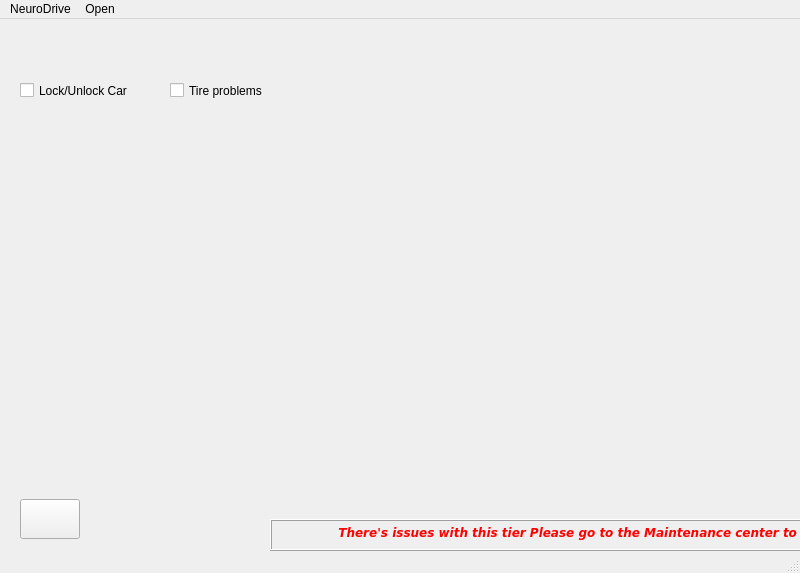
<?xml version="1.0" encoding="UTF-8"?>
<ui version="4.0">
 <class>Entertainmentscreen</class>
 <widget class="QMainWindow" name="Entertainmentscreen">
  <property name="geometry">
   <rect>
    <x>0</x>
    <y>0</y>
    <width>800</width>
    <height>573</height>
   </rect>
  </property>
  <property name="maximumSize">
   <size>
    <width>800</width>
    <height>600</height>
   </size>
  </property>
  <property name="mouseTracking">
   <bool>false</bool>
  </property>
  <property name="windowTitle">
   <string>Entertainmentscreen</string>
  </property>
  <property name="autoFillBackground">
   <bool>true</bool>
  </property>
  <widget class="QWidget" name="centralwidget">
   <widget class="QStackedWidget" name="entertainmentScreenSwitch">
    <property name="geometry">
     <rect>
      <x>0</x>
      <y>0</y>
      <width>1024</width>
      <height>600</height>
     </rect>
    </property>
    <property name="autoFillBackground">
     <bool>false</bool>
    </property>
    <property name="currentIndex">
     <number>4</number>
    </property>
    <widget class="QWidget" name="startPage">
     <widget class="QPushButton" name="startButton">
      <property name="geometry">
       <rect>
        <x>410</x>
        <y>198</y>
        <width>196</width>
        <height>196</height>
       </rect>
      </property>
      <property name="acceptDrops">
       <bool>true</bool>
      </property>
      <property name="autoFillBackground">
       <bool>false</bool>
      </property>
      <property name="styleSheet">
       <string notr="true">QPushButton {
    color: rgb(255, 255, 255);
    border: none;
    padding: 8px;
}

QPushButton:pressed {
    background-color: rgba(255, 255, 255, 25);
}

QPushButton:disabled {
    color: rgba(255, 255, 255, 128);
}

QPushButton:!flat {
    background-color: rgba(255, 255, 255, 31);
}

QPushButton:!flat:checked {
    color: rgb(0, 0, 0);
    background-color: palette(base);
}

QPushButton:!flat:disabled {
    background-color: rgba(255, 255, 255, 13);
}</string>
      </property>
      <property name="text">
       <string/>
      </property>
     </widget>
     <widget class="QPushButton" name="darkLightMode">
      <property name="geometry">
       <rect>
        <x>870</x>
        <y>100</y>
        <width>60</width>
        <height>25</height>
       </rect>
      </property>
      <property name="autoFillBackground">
       <bool>false</bool>
      </property>
      <property name="styleSheet">
       <string notr="true">QPushButton{
	border:none;
}</string>
      </property>
      <property name="text">
       <string/>
      </property>
     </widget>
     <widget class="QLabel" name="dateText">
      <property name="geometry">
       <rect>
        <x>750</x>
        <y>30</y>
        <width>150</width>
        <height>20</height>
       </rect>
      </property>
      <property name="text">
       <string/>
      </property>
     </widget>
     <widget class="QLabel" name="timeText">
      <property name="geometry">
       <rect>
        <x>900</x>
        <y>30</y>
        <width>80</width>
        <height>17</height>
       </rect>
      </property>
      <property name="text">
       <string/>
      </property>
     </widget>
    </widget>
    <widget class="QWidget" name="homePage">
     <widget class="QPushButton" name="settingsButton">
      <property name="geometry">
       <rect>
        <x>100</x>
        <y>300</y>
        <width>100</width>
        <height>100</height>
       </rect>
      </property>
      <property name="styleSheet">
       <string notr="true">QPushButton{
border:none;
}</string>
      </property>
      <property name="text">
       <string/>
      </property>
     </widget>
     <widget class="QPushButton" name="mp3Button">
      <property name="geometry">
       <rect>
        <x>300</x>
        <y>100</y>
        <width>100</width>
        <height>100</height>
       </rect>
      </property>
      <property name="styleSheet">
       <string notr="true">QPushButton{
border:none;
}</string>
      </property>
      <property name="text">
       <string/>
      </property>
     </widget>
     <widget class="QPushButton" name="mp4Button">
      <property name="geometry">
       <rect>
        <x>100</x>
        <y>100</y>
        <width>100</width>
        <height>100</height>
       </rect>
      </property>
      <property name="styleSheet">
       <string notr="true">QPushButton{
border:none;
}</string>
      </property>
      <property name="text">
       <string/>
      </property>
     </widget>
     <widget class="QPushButton" name="bluetoothButton">
      <property name="geometry">
       <rect>
        <x>300</x>
        <y>300</y>
        <width>100</width>
        <height>100</height>
       </rect>
      </property>
      <property name="styleSheet">
       <string notr="true">QPushButton{
border:none;
}</string>
      </property>
      <property name="text">
       <string/>
      </property>
     </widget>
     <widget class="QPushButton" name="carDiagnosticsButton">
      <property name="geometry">
       <rect>
        <x>500</x>
        <y>100</y>
        <width>100</width>
        <height>100</height>
       </rect>
      </property>
      <property name="styleSheet">
       <string notr="true">QPushButton{
border:none;
}</string>
      </property>
      <property name="text">
       <string/>
      </property>
     </widget>
    </widget>
    <widget class="QWidget" name="musicPage">
     <widget class="QPushButton" name="musicIconmp3">
      <property name="geometry">
       <rect>
        <x>20</x>
        <y>40</y>
        <width>80</width>
        <height>40</height>
       </rect>
      </property>
      <property name="styleSheet">
       <string notr="true">QPushButton{
border:none;
}</string>
      </property>
      <property name="text">
       <string/>
      </property>
     </widget>
     <widget class="QPushButton" name="homeButtonmp3">
      <property name="geometry">
       <rect>
        <x>462</x>
        <y>480</y>
        <width>100</width>
        <height>50</height>
       </rect>
      </property>
      <property name="autoFillBackground">
       <bool>false</bool>
      </property>
      <property name="styleSheet">
       <string notr="true">QPushButton{
border:none;
outline: none;
}</string>
      </property>
      <property name="text">
       <string/>
      </property>
     </widget>
     <widget class="QPushButton" name="pausecontinueButton">
      <property name="geometry">
       <rect>
        <x>492</x>
        <y>400</y>
        <width>41</width>
        <height>40</height>
       </rect>
      </property>
      <property name="styleSheet">
       <string notr="true">QPushButton{
border:none;
outline: none;
}</string>
      </property>
      <property name="text">
       <string/>
      </property>
     </widget>
     <widget class="QPushButton" name="forwardButton">
      <property name="geometry">
       <rect>
        <x>532</x>
        <y>400</y>
        <width>40</width>
        <height>40</height>
       </rect>
      </property>
      <property name="styleSheet">
       <string notr="true">QPushButton{
border:none;
outline: none;
}</string>
      </property>
      <property name="text">
       <string/>
      </property>
     </widget>
     <widget class="QPushButton" name="backwardButton">
      <property name="geometry">
       <rect>
        <x>452</x>
        <y>400</y>
        <width>40</width>
        <height>40</height>
       </rect>
      </property>
      <property name="styleSheet">
       <string notr="true">QPushButton{
border:none;
outline: none;
}</string>
      </property>
      <property name="text">
       <string/>
      </property>
     </widget>
     <widget class="QPushButton" name="shuffleButton">
      <property name="geometry">
       <rect>
        <x>270</x>
        <y>445</y>
        <width>40</width>
        <height>40</height>
       </rect>
      </property>
      <property name="styleSheet">
       <string notr="true">QPushButton{
border:none;
outline: none;
}</string>
      </property>
      <property name="text">
       <string/>
      </property>
     </widget>
     <widget class="QSlider" name="volumeSlider">
      <property name="geometry">
       <rect>
        <x>760</x>
        <y>445</y>
        <width>100</width>
        <height>40</height>
       </rect>
      </property>
      <property name="styleSheet">
       <string notr="true">QSlider {
    from: 1
    value: 25
    to: 100
}</string>
      </property>
      <property name="orientation">
       <enum>Qt::Orientation::Horizontal</enum>
      </property>
     </widget>
     <widget class="QPushButton" name="musicVolume">
      <property name="geometry">
       <rect>
        <x>720</x>
        <y>445</y>
        <width>40</width>
        <height>40</height>
       </rect>
      </property>
      <property name="styleSheet">
       <string notr="true">QPushButton{
border:none;
outline: none;
}</string>
      </property>
      <property name="text">
       <string/>
      </property>
     </widget>
     <widget class="QSlider" name="musicSlider">
      <property name="geometry">
       <rect>
        <x>412</x>
        <y>455</y>
        <width>200</width>
        <height>20</height>
       </rect>
      </property>
      <property name="orientation">
       <enum>Qt::Orientation::Horizontal</enum>
      </property>
     </widget>
     <widget class="QLabel" name="label">
      <property name="geometry">
       <rect>
        <x>70</x>
        <y>120</y>
        <width>101</width>
        <height>17</height>
       </rect>
      </property>
      <property name="text">
       <string>Audio Playlist:</string>
      </property>
     </widget>
     <widget class="QLabel" name="timeDuration0">
      <property name="geometry">
       <rect>
        <x>350</x>
        <y>455</y>
        <width>60</width>
        <height>17</height>
       </rect>
      </property>
      <property name="text">
       <string>00:00:00</string>
      </property>
      <property name="alignment">
       <set>Qt::AlignmentFlag::AlignCenter</set>
      </property>
     </widget>
     <widget class="QLabel" name="timeDuration1">
      <property name="geometry">
       <rect>
        <x>620</x>
        <y>455</y>
        <width>60</width>
        <height>17</height>
       </rect>
      </property>
      <property name="text">
       <string>00:00:00</string>
      </property>
      <property name="alignment">
       <set>Qt::AlignmentFlag::AlignCenter</set>
      </property>
     </widget>
     <widget class="QListWidget" name="SongList">
      <property name="geometry">
       <rect>
        <x>123</x>
        <y>150</y>
        <width>700</width>
        <height>241</height>
       </rect>
      </property>
      <item>
       <property name="text">
        <string/>
       </property>
      </item>
     </widget>
    </widget>
    <widget class="QWidget" name="calcolatorPage">
     <widget class="QLabel" name="label_2">
      <property name="geometry">
       <rect>
        <x>0</x>
        <y>0</y>
        <width>400</width>
        <height>61</height>
       </rect>
      </property>
      <property name="text">
       <string>0</string>
      </property>
     </widget>
     <widget class="QPushButton" name="pushButton">
      <property name="geometry">
       <rect>
        <x>80</x>
        <y>20</y>
        <width>100</width>
        <height>100</height>
       </rect>
      </property>
      <property name="text">
       <string>C</string>
      </property>
     </widget>
     <widget class="QPushButton" name="pushButton_2">
      <property name="geometry">
       <rect>
        <x>180</x>
        <y>20</y>
        <width>100</width>
        <height>100</height>
       </rect>
      </property>
      <property name="text">
       <string>+/-</string>
      </property>
     </widget>
     <widget class="QPushButton" name="pushButton_3">
      <property name="geometry">
       <rect>
        <x>280</x>
        <y>20</y>
        <width>100</width>
        <height>100</height>
       </rect>
      </property>
      <property name="text">
       <string>%</string>
      </property>
     </widget>
     <widget class="QPushButton" name="pushButton_4">
      <property name="geometry">
       <rect>
        <x>380</x>
        <y>20</y>
        <width>100</width>
        <height>100</height>
       </rect>
      </property>
      <property name="text">
       <string>/</string>
      </property>
     </widget>
     <widget class="QPushButton" name="pushButton_5">
      <property name="geometry">
       <rect>
        <x>380</x>
        <y>120</y>
        <width>100</width>
        <height>100</height>
       </rect>
      </property>
      <property name="text">
       <string>X</string>
      </property>
     </widget>
     <widget class="QPushButton" name="pushButton_6">
      <property name="geometry">
       <rect>
        <x>80</x>
        <y>120</y>
        <width>100</width>
        <height>100</height>
       </rect>
      </property>
      <property name="text">
       <string>7</string>
      </property>
     </widget>
     <widget class="QPushButton" name="pushButton_7">
      <property name="geometry">
       <rect>
        <x>180</x>
        <y>120</y>
        <width>100</width>
        <height>100</height>
       </rect>
      </property>
      <property name="text">
       <string>8</string>
      </property>
     </widget>
     <widget class="QPushButton" name="pushButton_8">
      <property name="geometry">
       <rect>
        <x>280</x>
        <y>120</y>
        <width>100</width>
        <height>100</height>
       </rect>
      </property>
      <property name="text">
       <string>9</string>
      </property>
     </widget>
     <widget class="QPushButton" name="pushButton_9">
      <property name="geometry">
       <rect>
        <x>380</x>
        <y>220</y>
        <width>100</width>
        <height>100</height>
       </rect>
      </property>
      <property name="text">
       <string>-</string>
      </property>
     </widget>
     <widget class="QPushButton" name="pushButton_10">
      <property name="geometry">
       <rect>
        <x>80</x>
        <y>220</y>
        <width>100</width>
        <height>100</height>
       </rect>
      </property>
      <property name="text">
       <string>4</string>
      </property>
     </widget>
     <widget class="QPushButton" name="pushButton_11">
      <property name="geometry">
       <rect>
        <x>180</x>
        <y>220</y>
        <width>100</width>
        <height>100</height>
       </rect>
      </property>
      <property name="text">
       <string>5</string>
      </property>
     </widget>
     <widget class="QPushButton" name="pushButton_12">
      <property name="geometry">
       <rect>
        <x>280</x>
        <y>220</y>
        <width>100</width>
        <height>100</height>
       </rect>
      </property>
      <property name="text">
       <string>6</string>
      </property>
     </widget>
     <widget class="QPushButton" name="pushButton_13">
      <property name="geometry">
       <rect>
        <x>380</x>
        <y>320</y>
        <width>100</width>
        <height>100</height>
       </rect>
      </property>
      <property name="text">
       <string>+</string>
      </property>
     </widget>
     <widget class="QPushButton" name="pushButton_14">
      <property name="geometry">
       <rect>
        <x>80</x>
        <y>320</y>
        <width>100</width>
        <height>100</height>
       </rect>
      </property>
      <property name="text">
       <string>1</string>
      </property>
     </widget>
     <widget class="QPushButton" name="pushButton_15">
      <property name="geometry">
       <rect>
        <x>180</x>
        <y>320</y>
        <width>100</width>
        <height>100</height>
       </rect>
      </property>
      <property name="text">
       <string>2</string>
      </property>
     </widget>
     <widget class="QPushButton" name="pushButton_16">
      <property name="geometry">
       <rect>
        <x>280</x>
        <y>320</y>
        <width>100</width>
        <height>100</height>
       </rect>
      </property>
      <property name="text">
       <string>3</string>
      </property>
     </widget>
     <widget class="QPushButton" name="pushButton_17">
      <property name="geometry">
       <rect>
        <x>380</x>
        <y>420</y>
        <width>100</width>
        <height>100</height>
       </rect>
      </property>
      <property name="text">
       <string>=</string>
      </property>
     </widget>
     <widget class="QPushButton" name="pushButton_20">
      <property name="geometry">
       <rect>
        <x>280</x>
        <y>420</y>
        <width>100</width>
        <height>100</height>
       </rect>
      </property>
      <property name="text">
       <string>.</string>
      </property>
     </widget>
     <widget class="QPushButton" name="pushButton_18">
      <property name="geometry">
       <rect>
        <x>80</x>
        <y>420</y>
        <width>201</width>
        <height>100</height>
       </rect>
      </property>
      <property name="text">
       <string>0</string>
      </property>
     </widget>
    </widget>
    <widget class="QWidget" name="carDiagnosticPage">
     <widget class="QPushButton" name="carPictureButton">
      <property name="geometry">
       <rect>
        <x>0</x>
        <y>0</y>
        <width>1024</width>
        <height>600</height>
       </rect>
      </property>
      <property name="styleSheet">
       <string notr="true">QPushButton{
border:none;
}</string>
      </property>
      <property name="text">
       <string/>
      </property>
     </widget>
     <widget class="QCheckBox" name="checkBox">
      <property name="geometry">
       <rect>
        <x>170</x>
        <y>60</y>
        <width>131</width>
        <height>23</height>
       </rect>
      </property>
      <property name="text">
       <string>Tire problems</string>
      </property>
     </widget>
     <widget class="QLabel" name="backTierIssue">
      <property name="geometry">
       <rect>
        <x>270</x>
        <y>500</y>
        <width>649</width>
        <height>32</height>
       </rect>
      </property>
      <property name="font">
       <font>
        <family>DejaVu Sans</family>
        <italic>true</italic>
        <bold>true</bold>
       </font>
      </property>
      <property name="autoFillBackground">
       <bool>true</bool>
      </property>
      <property name="styleSheet">
       <string notr="true">QLabel{
text: &quot;There's issues with this tier please go to the Maintenance center to be safe&quot;
border:none;
color:red;
font.pixelSize: 22
font.italic: true
}</string>
      </property>
      <property name="frameShape">
       <enum>QFrame::Shape::Box</enum>
      </property>
      <property name="frameShadow">
       <enum>QFrame::Shadow::Raised</enum>
      </property>
      <property name="text">
       <string>There's issues with this tier Please go to the Maintenance center to be safe</string>
      </property>
      <property name="textFormat">
       <enum>Qt::TextFormat::AutoText</enum>
      </property>
      <property name="alignment">
       <set>Qt::AlignmentFlag::AlignHCenter|Qt::AlignmentFlag::AlignTop</set>
      </property>
      <property name="wordWrap">
       <bool>false</bool>
      </property>
      <property name="openExternalLinks">
       <bool>false</bool>
      </property>
      <property name="textInteractionFlags">
       <set>Qt::TextInteractionFlag::TextEditable|Qt::TextInteractionFlag::TextSelectableByKeyboard</set>
      </property>
     </widget>
     <widget class="QCheckBox" name="lockChecker">
      <property name="geometry">
       <rect>
        <x>20</x>
        <y>60</y>
        <width>141</width>
        <height>23</height>
       </rect>
      </property>
      <property name="text">
       <string>Lock/Unlock Car</string>
      </property>
     </widget>
     <widget class="QPushButton" name="homeButtonDiagnostics">
      <property name="geometry">
       <rect>
        <x>20</x>
        <y>480</y>
        <width>60</width>
        <height>40</height>
       </rect>
      </property>
      <property name="text">
       <string/>
      </property>
     </widget>
     <widget class="QLabel" name="label_3">
      <property name="geometry">
       <rect>
        <x>900</x>
        <y>60</y>
        <width>64</width>
        <height>64</height>
       </rect>
      </property>
      <property name="text">
       <string/>
      </property>
     </widget>
    </widget>
    <widget class="QWidget" name="preVideoPage">
     <widget class="QPushButton" name="videoconmp4">
      <property name="geometry">
       <rect>
        <x>25</x>
        <y>80</y>
        <width>80</width>
        <height>40</height>
       </rect>
      </property>
      <property name="styleSheet">
       <string notr="true">QPushButton{
border:none;
}</string>
      </property>
      <property name="text">
       <string/>
      </property>
     </widget>
     <widget class="QPushButton" name="homeButtonmp4">
      <property name="geometry">
       <rect>
        <x>462</x>
        <y>480</y>
        <width>100</width>
        <height>50</height>
       </rect>
      </property>
      <property name="autoFillBackground">
       <bool>false</bool>
      </property>
      <property name="styleSheet">
       <string notr="true">QPushButton{
background-color: #4caf50;
color: white;
border:none;
outline: none;
}</string>
      </property>
      <property name="text">
       <string/>
      </property>
     </widget>
     <widget class="QListWidget" name="videoList">
      <property name="geometry">
       <rect>
        <x>100</x>
        <y>200</y>
        <width>700</width>
        <height>241</height>
       </rect>
      </property>
      <item>
       <property name="text">
        <string/>
       </property>
      </item>
     </widget>
    </widget>
    <widget class="QWidget" name="videoPage">
     <widget class="QPushButton" name="videoconmp4_2">
      <property name="geometry">
       <rect>
        <x>25</x>
        <y>80</y>
        <width>80</width>
        <height>40</height>
       </rect>
      </property>
      <property name="styleSheet">
       <string notr="true">QPushButton{
border:none;
}</string>
      </property>
      <property name="text">
       <string/>
      </property>
     </widget>
     <widget class="QPushButton" name="homeButtonmp4_2">
      <property name="geometry">
       <rect>
        <x>462</x>
        <y>480</y>
        <width>100</width>
        <height>50</height>
       </rect>
      </property>
      <property name="autoFillBackground">
       <bool>false</bool>
      </property>
      <property name="styleSheet">
       <string notr="true">QPushButton{
background-color: #4caf50;
color: white;
border:none;
outline: none;
}</string>
      </property>
      <property name="text">
       <string/>
      </property>
     </widget>
     <widget class="QPushButton" name="goBackScreen">
      <property name="geometry">
       <rect>
        <x>0</x>
        <y>480</y>
        <width>100</width>
        <height>50</height>
       </rect>
      </property>
      <property name="styleSheet">
       <string notr="true">QPushButton {
    color: rgb(255, 255, 255);
    border: none;
    padding: 8px;
}

QPushButton:pressed {
    background-color: rgba(255, 255, 255, 25);
}

QPushButton:disabled {
    color: rgba(255, 255, 255, 128);
}

QPushButton:!flat {
    background-color: rgba(255, 255, 255, 31);
}

QPushButton:!flat:checked {
    color: rgb(0, 0, 0);
    background-color: palette(base);
}

QPushButton:!flat:disabled {
    background-color: rgba(255, 255, 255, 13);
}</string>
      </property>
      <property name="text">
       <string/>
      </property>
     </widget>
     <widget class="QPushButton" name="videoVolume">
      <property name="geometry">
       <rect>
        <x>728</x>
        <y>430</y>
        <width>40</width>
        <height>40</height>
       </rect>
      </property>
      <property name="styleSheet">
       <string notr="true">QPushButton{
border:none;
outline: none;
}</string>
      </property>
      <property name="text">
       <string/>
      </property>
     </widget>
     <widget class="QLabel" name="videoDuration0">
      <property name="geometry">
       <rect>
        <x>358</x>
        <y>440</y>
        <width>60</width>
        <height>17</height>
       </rect>
      </property>
      <property name="text">
       <string>00:00:00</string>
      </property>
      <property name="alignment">
       <set>Qt::AlignmentFlag::AlignCenter</set>
      </property>
     </widget>
     <widget class="QSlider" name="volumeVideoSlider">
      <property name="geometry">
       <rect>
        <x>768</x>
        <y>430</y>
        <width>100</width>
        <height>40</height>
       </rect>
      </property>
      <property name="styleSheet">
       <string notr="true">QSlider {
    from: 1
    value: 25
    to: 100
}</string>
      </property>
      <property name="orientation">
       <enum>Qt::Orientation::Horizontal</enum>
      </property>
     </widget>
     <widget class="QLabel" name="videoDuration1">
      <property name="geometry">
       <rect>
        <x>628</x>
        <y>440</y>
        <width>60</width>
        <height>17</height>
       </rect>
      </property>
      <property name="text">
       <string>00:00:00</string>
      </property>
      <property name="alignment">
       <set>Qt::AlignmentFlag::AlignCenter</set>
      </property>
     </widget>
     <widget class="QSlider" name="videoSlider">
      <property name="geometry">
       <rect>
        <x>420</x>
        <y>440</y>
        <width>200</width>
        <height>20</height>
       </rect>
      </property>
      <property name="orientation">
       <enum>Qt::Orientation::Horizontal</enum>
      </property>
     </widget>
     <widget class="QPushButton" name="videoForwardButton">
      <property name="geometry">
       <rect>
        <x>540</x>
        <y>385</y>
        <width>40</width>
        <height>40</height>
       </rect>
      </property>
      <property name="styleSheet">
       <string notr="true">QPushButton{
border:none;
outline: none;
}</string>
      </property>
      <property name="text">
       <string/>
      </property>
     </widget>
     <widget class="QPushButton" name="playVideoButton">
      <property name="geometry">
       <rect>
        <x>500</x>
        <y>385</y>
        <width>41</width>
        <height>40</height>
       </rect>
      </property>
      <property name="styleSheet">
       <string notr="true">QPushButton{
border:none;
outline: none;
}</string>
      </property>
      <property name="text">
       <string/>
      </property>
     </widget>
     <widget class="QPushButton" name="videoBackwardButton">
      <property name="geometry">
       <rect>
        <x>460</x>
        <y>385</y>
        <width>40</width>
        <height>40</height>
       </rect>
      </property>
      <property name="styleSheet">
       <string notr="true">QPushButton{
border:none;
outline: none;
}</string>
      </property>
      <property name="text">
       <string/>
      </property>
     </widget>
     <widget class="QGraphicsView" name="graphicsView">
      <property name="geometry">
       <rect>
        <x>0</x>
        <y>0</y>
        <width>1024</width>
        <height>600</height>
       </rect>
      </property>
     </widget>
     <zorder>graphicsView</zorder>
     <zorder>videoconmp4_2</zorder>
     <zorder>homeButtonmp4_2</zorder>
     <zorder>goBackScreen</zorder>
     <zorder>videoVolume</zorder>
     <zorder>videoDuration0</zorder>
     <zorder>volumeVideoSlider</zorder>
     <zorder>videoDuration1</zorder>
     <zorder>videoSlider</zorder>
     <zorder>videoForwardButton</zorder>
     <zorder>playVideoButton</zorder>
     <zorder>videoBackwardButton</zorder>
    </widget>
    <widget class="QWidget" name="settingsPage">
     <widget class="QLabel" name="label_4">
      <property name="geometry">
       <rect>
        <x>60</x>
        <y>120</y>
        <width>124</width>
        <height>37</height>
       </rect>
      </property>
      <property name="font">
       <font>
        <pointsize>25</pointsize>
       </font>
      </property>
      <property name="text">
       <string>Settings</string>
      </property>
     </widget>
     <widget class="QLabel" name="label_5">
      <property name="geometry">
       <rect>
        <x>140</x>
        <y>180</y>
        <width>185</width>
        <height>24</height>
       </rect>
      </property>
      <property name="font">
       <font>
        <pointsize>16</pointsize>
       </font>
      </property>
      <property name="text">
       <string>Enable Dark Theme</string>
      </property>
     </widget>
     <widget class="QLabel" name="label_6">
      <property name="geometry">
       <rect>
        <x>140</x>
        <y>230</y>
        <width>117</width>
        <height>24</height>
       </rect>
      </property>
      <property name="font">
       <font>
        <pointsize>16</pointsize>
       </font>
      </property>
      <property name="text">
       <string>Time &amp; Date</string>
      </property>
     </widget>
     <widget class="QLabel" name="dateText_2">
      <property name="geometry">
       <rect>
        <x>450</x>
        <y>230</y>
        <width>150</width>
        <height>20</height>
       </rect>
      </property>
      <property name="text">
       <string/>
      </property>
     </widget>
     <widget class="QPushButton" name="darkLightMode_2">
      <property name="geometry">
       <rect>
        <x>500</x>
        <y>180</y>
        <width>60</width>
        <height>25</height>
       </rect>
      </property>
      <property name="autoFillBackground">
       <bool>false</bool>
      </property>
      <property name="styleSheet">
       <string notr="true">QPushButton{
	border:none;
}</string>
      </property>
      <property name="text">
       <string/>
      </property>
     </widget>
     <widget class="QPushButton" name="homeButtonSettings">
      <property name="geometry">
       <rect>
        <x>462</x>
        <y>480</y>
        <width>100</width>
        <height>50</height>
       </rect>
      </property>
      <property name="autoFillBackground">
       <bool>false</bool>
      </property>
      <property name="styleSheet">
       <string notr="true">QPushButton{
background-color: #4caf50;
color: white;
border:none;
outline: none;
}</string>
      </property>
      <property name="text">
       <string/>
      </property>
     </widget>
     <widget class="QPushButton" name="settingsIcon">
      <property name="geometry">
       <rect>
        <x>25</x>
        <y>60</y>
        <width>80</width>
        <height>40</height>
       </rect>
      </property>
      <property name="styleSheet">
       <string notr="true">QPushButton{
border:none;
}</string>
      </property>
      <property name="text">
       <string/>
      </property>
     </widget>
     <widget class="QLabel" name="timeText_2">
      <property name="geometry">
       <rect>
        <x>600</x>
        <y>230</y>
        <width>80</width>
        <height>17</height>
       </rect>
      </property>
      <property name="text">
       <string/>
      </property>
     </widget>
    </widget>
   </widget>
  </widget>
  <widget class="QMenuBar" name="menubar">
   <property name="geometry">
    <rect>
     <x>0</x>
     <y>0</y>
     <width>800</width>
     <height>22</height>
    </rect>
   </property>
   <widget class="QMenu" name="menuentertainmentscreen">
    <property name="title">
     <string>NeuroDrive</string>
    </property>
    <addaction name="separator"/>
    <addaction name="actionOpen_File"/>
   </widget>
   <widget class="QMenu" name="menuOpen">
    <property name="title">
     <string>Open</string>
    </property>
    <addaction name="actionOpen_File_Here"/>
   </widget>
   <addaction name="menuentertainmentscreen"/>
   <addaction name="menuOpen"/>
  </widget>
  <widget class="QStatusBar" name="statusbar"/>
  <action name="actionOpen_File">
   <property name="text">
    <string>Open File</string>
   </property>
  </action>
  <action name="actionOpen_File_Here">
   <property name="text">
    <string>Open Audio File</string>
   </property>
  </action>
 </widget>
 <resources/>
 <connections/>
</ui>
